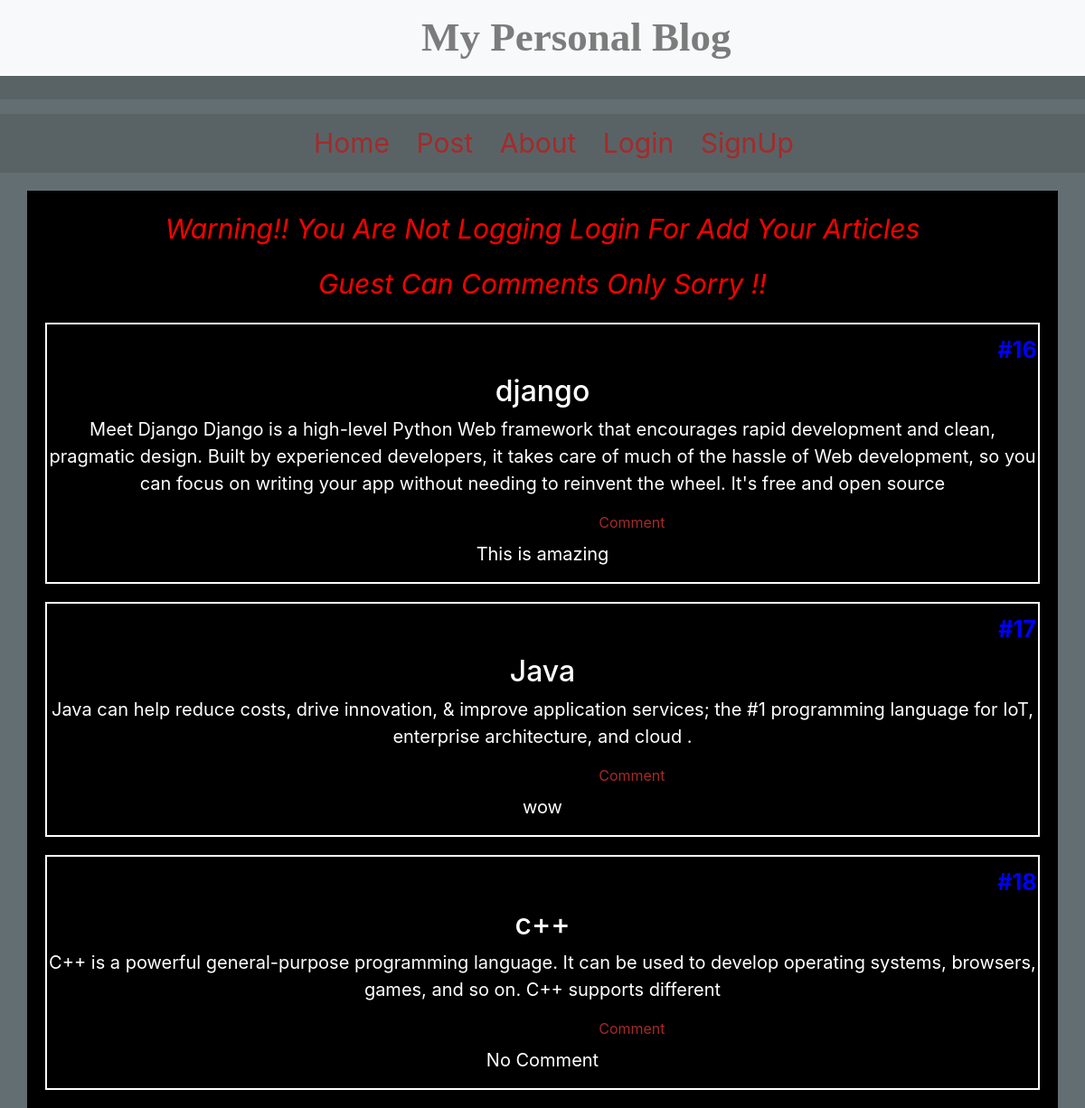
The page / on the database its author committed.
### articles/models.py (models this page shows, shortened)
class Article(models.Model):
	author=models.ForeignKey(
		'auth.User',
		on_delete=models.CASCADE,
		)
	title=models.CharField(max_length=200)
	text=models.TextField()
	comment=models.TextField(default='No Comment')
	date=models.DateTimeField(default=timezone.now)

### articles/views.py (the view)
# urls.py: path('',views.ArticleListView.as_view(),name='home'),
class ArticleListView(ListView):
	queryset= Article.objects.all().order_by("date")
	template_name='articles/home.html'
	context_object_name= 'objs'
	'''
	def get_context_data(self, *args, **kwargs):
		context = super(ArticleListView, self).get_context_data(*args,**kwargs)
		context['comments'] = Comment.objects.all()
		print(Comment.objects.all())
		return context
'''

### articles/templates/articles/home.html (shortened to what this page needs)
{% extends 'articles/base.html' %}
{% block content %}
{% for obj in objs %}
	<div class="content">
			<label id="postnum">#{{obj.id}}</label>
			{% if user.is_authenticated %}
					<h2><a href="{% url 'details' obj.pk %}">{{obj.title}}</a></h2>
			{% else %}
				<h2>{{obj.title}}</a></h2>
			{% endif %}
			<p>{{obj.text}}</p>
			<label id="comment"><a href="{% url 'Addcomment' obj.pk %}">Comment</a></label>
			<p>{{obj.comment}}</p>
</div>
{% endfor %}
{% endblock %}

### articles/templates/articles/base.html (shortened to what this page needs)
{% load static %}
<!DOCTYPE html>
<html>
<head>
<link rel="stylesheet" href="https://stackpath.bootstrapcdn.com/bootstrap/4.5.0/css/bootstrap.min.css">
<link href="//netdna.bootstrapcdn.com/twitter-bootstrap/2.3.2/css/bootstrap-combined.no-icons.min.css" rel="stylesheet">
<link href="//netdna.bootstrapcdn.com/font-awesome/3.2.1/css/font-awesome.css" rel="stylesheet">
	<link rel="stylesheet" type="text/css" href="{%  static 'articles/style.css' %}">
</head>
<body>
	<nav class="navbar navbar-light bg-light" id="nav">
  <span class="navbar-text">
   <a href="#" id="id1">My Personal Blog</a>
    </span>
</nav>
		<div class="div1">
			<ul>
  				<li><a href="https://www.facebook.com/"> </a></li>
 				<li>  <a href=""></a><li>
  				 <li> <a href="https://twitter.com/"></a><li>
  				<li>  <a href="https://www.linkedin.com/"> </a><li>
  			</ul>
    </div>
	<div class="div1">
		<ul>
			<li><a href="{% url 'home' %}">Home</a></li>
			<li><a href="{% url 'login' %}">Post</a></li>
			<li><a href="{% url 'about' %}">About</a></li>
			<li><a href="{% url 'login' %}">Login</a></li>
			<li><a href="{% url 'signup' %}">SignUp</a></li>
		</ul>
	</div>
	<div class="container">
		{% if user.is_authenticated %}
			<p>Your Are Logged In </p>
			<p>Hey There: {{user.username}} , Wellcome</p>
			<p>Here: <a href="{% url 'logout' %}">Logout</a></p>
			{% else %}
			<p id="Warning">Warning!! You Are Not Logging Login For Add Your Articles </p>
			<p id="Warning">Guest Can Comments Only Sorry !! </p>
			{% endif %}
			{% block content %}
		    {% endblock %}
	</div>
</body>
</html>

### articles/static/articles/style.css (style rules this page uses)
body { background-color: #636e72; color: #FFF; text-align: center; }
a { color: brown; }
p { font-size: 20px; }
#id1 { color: rgba(0,0,0,.5); padding: 0px; }
.container { margin-top: 20px; padding: 20px; background-color: black; }
.content { border: solid; border-width: 2px; margin-top: 20px; }
.content #postnum { font-size: 25px; font-weight: bold; margin-left: 1050px; color: blue; margin-top: 10px; }
.content #comment { display: inline; margin-left: 900px; color: blue; margin-bottom: 5px; }
.navbar-text { margin-left: 450px; font-family: cursive; font-size: 45px; font-weight: bold; padding: 0px; }
li { display: inline-block; margin: 0 10px; font-size: 30px; padding: 10px; margin-left: -5px; }
.div1 { background-color:rgba(0,0,0,.1); }
#Warning { font-size: 30px; font-style: italic; color: red; }

### rows shown on the page
Article: id "16", title "django", text "Meet Django Django is a high-level Python Web framework that encourages rapid development and clean, pragmatic design. Built by experienced developers, it takes care of much of the hassle of Web development, so you can focus on writing your app without needing to reinvent the wheel. It's free and open source", comment "This is amazing"
Article: id "17", title "Java", text "Java can help reduce costs, drive innovation, & improve application services; the #1 programming language for IoT, enterprise architecture, and cloud .", comment "wow"
Article: id "18", title "c++", text "C++ is a powerful general-purpose programming language. It can be used to develop operating systems, browsers, games, and so on. C++ supports different", comment "No Comment"
